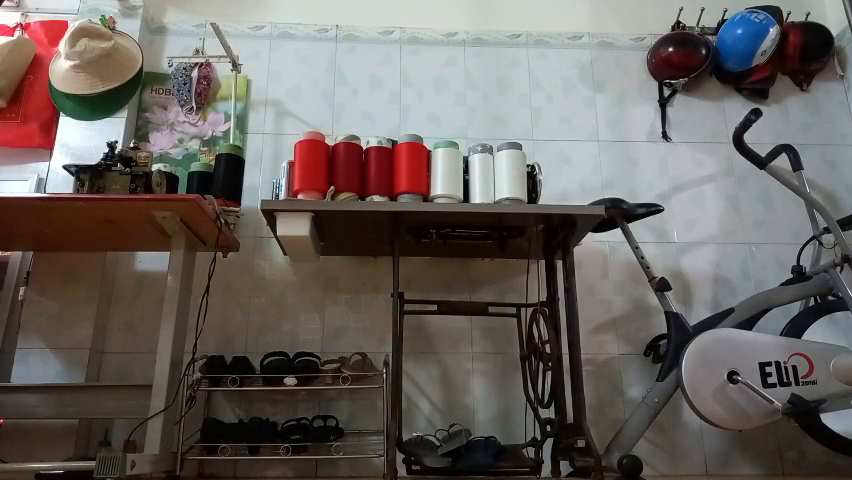
#> input picture frame 74 of Tracking/ball_tracking/ball.mp4, 852 x 480 px
$ python ball_tracking.py
#> lines starting #> are read from the running program, lines starting #| are printed output that depends on the picture; after the words box and inside, x2 and y2 are one past the last pixel; in counts of white or black regions, pixels touching at a corner belong together
# Trương Văn Gia Lân - 19146204
# Trịnh Tuấn Vũ - 19146014 lớp chiều thứ 6
# Liên Hữu Lộc - 19146208
import cv2
import numpy as np
import time
TrDict = {'csrt': cv2.legacy.TrackerCSRT_create,
         'kcf' : cv2.legacy.TrackerKCF_create,
         'boosting' : cv2.legacy.TrackerBoosting_create,
         'mil': cv2.legacy.TrackerMIL_create,
         'tld': cv2.legacy.TrackerTLD_create,
         'medianflow': cv2.legacy.TrackerMedianFlow_create,
         'mosse':cv2.legacy.TrackerMOSSE_create}

trackers = cv2.legacy.MultiTracker_create()

# Green color in BGR
color = (0, 255, 0)
# Line thickness of 9 px
thickness = 2
# Ball count
count = 0

# v = cv2.VideoCapture('ball.mp4')
v = cv2.VideoCapture("ball.mp4")
cTime = 0
pTime = 0
ret, frame = v.read()
#> frame is the input picture: shape (480, 852, 3); mean B, G, R 95.1, 99.2, 105.4
pic_width = np.asarray(frame).shape[1]
#> pic_width = 852
pic_heigth = np.asarray(frame).shape[0]
#> pic_heigth = 480
pic_ratio = 0.2
pic_width_resize = pic_width - pic_width*pic_ratio
#> pic_width_resize = 681.6
pic_height_resize = pic_heigth - pic_heigth*pic_ratio
#> pic_height_resize = 384
frame = cv2.resize(frame,(int(pic_width_resize),int(pic_height_resize)),interpolation = cv2.INTER_AREA)
#> frame: shape (384, 681, 3)


def hsv(frame):
    # frame = cv2.GaussianBlur(frame, (7,7), 0)
    # convert to hsv
    hsv = cv2.cvtColor(frame, cv2.COLOR_BGR2HSV)
    # yellow filter with inRange function
    low_H = 9
    hight_H = 21
    low_S = 110
    hight_S = 245
    low_V = 125
    hight_V = 255
    mask = cv2.inRange(hsv,np.array([low_H, low_S, low_V]),np.array([hight_H,hight_S,hight_V]))

    # Morphological Transformations,Opening and Closing
    kernel = np.ones((5,5),np.uint8)

    mask = cv2.morphologyEx(mask, cv2.MORPH_OPEN, kernel)
    mask = cv2.morphologyEx(mask, cv2.MORPH_CLOSE, kernel)
    return mask

def center_handle(x,y,w,h):
    x1 = int(w/2)
    y1 = int(h/2)
    cx = x + x1
    cy = y + y1
    return cx,cy

def ball_detect(frame):
    # find contours
    contours, hierachy = cv2.findContours(frame,cv2.RETR_EXTERNAL, cv2.CHAIN_APPROX_SIMPLE)
    balls = []
    for i, c in enumerate(contours):
        Area = cv2.contourArea(c)
        if Area > 20 and Area < 10000:
            x,y,w,h = cv2.boundingRect(c)
            balls.append([x,y,w,h])
    return balls


while True:
    ret, frame = v.read()
    frame = cv2.resize(frame,(int(pic_width_resize),int(pic_height_resize)),interpolation = cv2.INTER_AREA)
#> frame: shape (384, 681, 3)
    h,w,_ = frame.shape
#> h = 384; w = 681

    # print(w)
    hsv_1 = hsv(frame)
#> in hsv, `hsv = cv2.cvtColor(frame, cv2.COLOR_BGR2HSV)`: hsv: shape (384, 681, 3); mean H, S, V 52.2, 67.9, 110.3
#> in hsv, `mask = cv2.inRange(hsv,np.array([low_H, low_S, low_V]),np.array([hight..`:
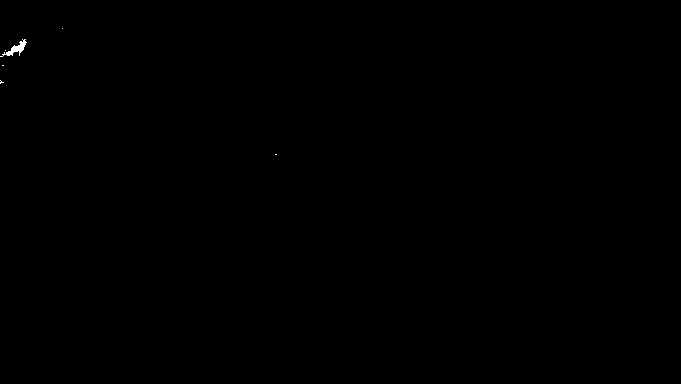
#> mask: shape (384, 681); 0.06% white; 6 white regions (5 under 20 px), largest, box (x1, y1, x2, y2) and area: (0, 39, 27, 57) 154
#> in hsv, `mask = cv2.morphologyEx(mask, cv2.MORPH_OPEN, kernel)`: mask: shape (384, 681); 0.03% white; 1 white region
    balls = ball_detect(hsv_1)
#> in ball_detect, `contours, hierachy = cv2.findContours(frame,cv2.RETR_EXTERNAL, cv2.CHA..`: contours = 1 contour; box (x1, y1, x2, y2) and area: (12, 42, 25, 52) 68
#> the loop in ball_detect, `for i, c in enumerate(contours):` made 1 pass
#> (Area, x, y, w, h) on pass 1: (68, 12, 42, 13, 10)
#> after the loop in ball_detect, `for i, c in enumerate(contours):`: balls = [[12, 42, 13, 10]]
#> balls = [[12, 42, 13, 10]]
    trackers = cv2.legacy.MultiTracker_create()
    cv2.line(frame, (w-100,0), (w-100,h), color, thickness) ##  color  = gr, thickness = 2

    for i in range(len(balls)):
        tracker_i = TrDict['csrt']()
        trackers.add(tracker_i,frame,tuple(balls[i]))
#> this loop made 1 pass
    if not ret:
        break
    (success,boxes) = trackers.update(frame)
#> success = True; boxes = [[12, 42, 13, 10]]
    # print((boxes))

    for i,box in enumerate(boxes):
        (x,y,w,h) = [int(a) for a in box]
        # print((w))
        cv2.rectangle(frame,(x,y),(x+w,y+h),(0,256,0),2)
        center = center_handle(x,y,w,h)
        cv2.circle(frame,center,3,(0,0,255),-1)
        point = []
        point.append(center)
        # print((center))

        for (x,y) in point:
            if x < (600) and x > (590):
                count+=1
            point.remove((x,y))
            cv2.putText(frame,str(count+1),(x+10,y-3),cv2.FONT_HERSHEY_PLAIN,1.5,(255,255,0),2)
#> this loop made 1 pass
#> (w, h, x1 in center_handle, y1 in center_handle, cx in center_handle, cy in center_handle) on pass 1: (13, 10, 6, 5, 18, 47)
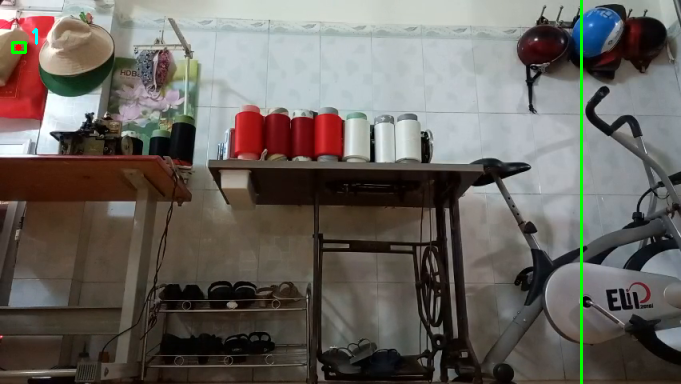
#> frame: shape (384, 681, 3); mean B, G, R 94.5, 100, 104.8
#> after the loop, count = 0


    # SHOW FPS
    cTime = time.time()
    fps = 1/(cTime-pTime)
    pTime = cTime
    cv2.putText(frame,f'FPS: {int(fps)}',(20,70), cv2.FONT_HERSHEY_SIMPLEX,2,(0,255,0),2)
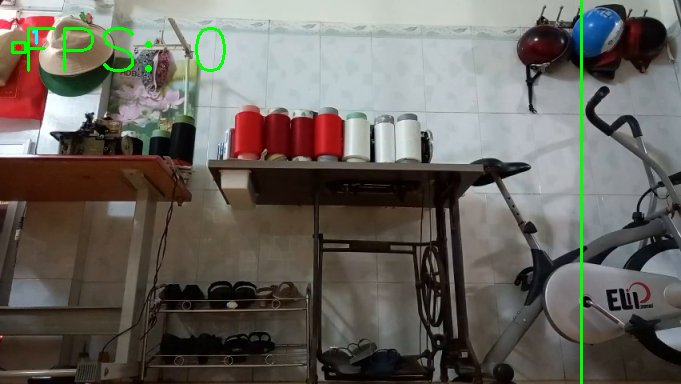
#> frame: shape (384, 681, 3); 0.51% of pixels changed, all inside (x1, y1, x2, y2) = (27, 27, 226, 72)

    # SHOW FRAME
    cv2.imshow('hsv',hsv_1)
    cv2.imshow('Frame',frame)

    key = cv2.waitKey(10)
#> (key Esc is pressed here)
    if key == 27:
        break
v.release()
cv2.destroyAllWindows()

$ run again, starting later in the video
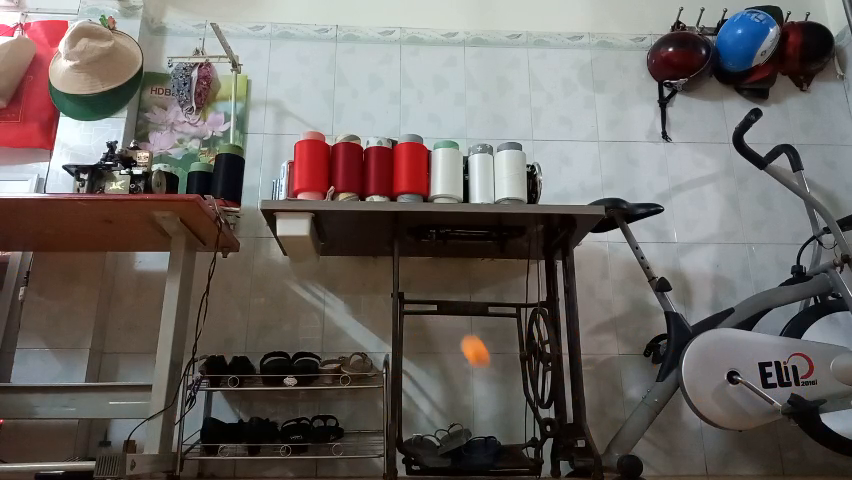
#> input picture frame 337 of Tracking/ball_tracking/ball.mp4, 852 x 480 px
#> frame is the input picture: shape (480, 852, 3); mean B, G, R 100.1, 103.6, 109.2
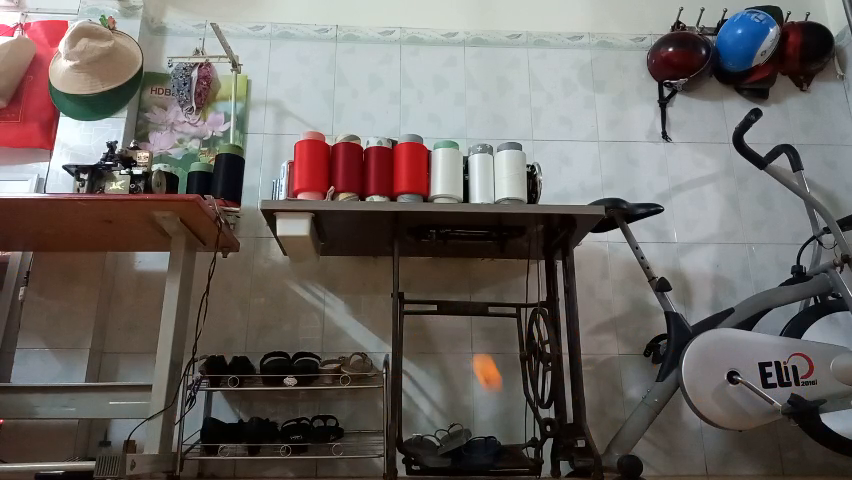
#> input picture frame 338 of Tracking/ball_tracking/ball.mp4, 852 x 480 px
#> frame is the input picture: shape (480, 852, 3); mean B, G, R 100.2, 103.7, 109.4
#> hsv: shape (384, 681, 3); mean H, S, V 56.8, 61.3, 114.4
#> contours = 1 contour; box (x1, y1, x2, y2) and area: (379, 283, 400, 310) 375
#> the loop in ball_detect, `for i, c in enumerate(contours):` made 1 pass
#> (Area, x, y, w, h) on pass 1: (375, 379, 283, 21, 27)
#> after the loop in ball_detect, `for i, c in enumerate(contours):`: balls = [[379, 283, 21, 27]]
#> the loop `for i in range(len(balls)):` made 1 pass
#> success = True; boxes = [[379, 283, 21, 27]]
#> the loop `for i,box in enumerate(boxes):` made 1 pass
#> (w, h, x1 in center_handle, y1 in center_handle, cx in center_handle, cy in center_handle) on pass 1: (21, 27, 10, 13, 389, 296)
#> after the loop `for i,box in enumerate(boxes):`: count = 0
#> `cv2.putText(frame,f'FPS: {int(fps)}',(20,70), cv2.FONT_HERSHEY_SIMPLEX..`:
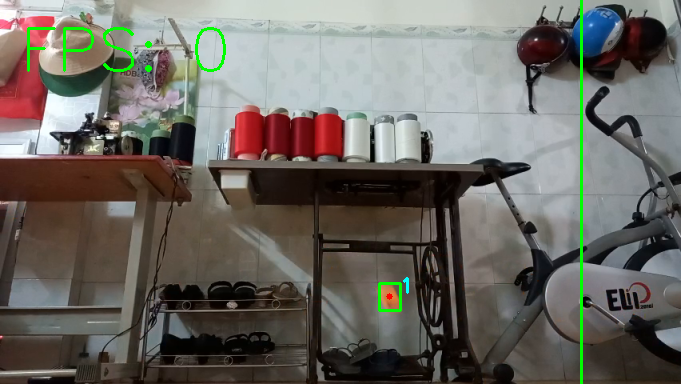
#> frame: shape (384, 681, 3); mean B, G, R 98.9, 105.1, 108

$ run again, starting later in the video
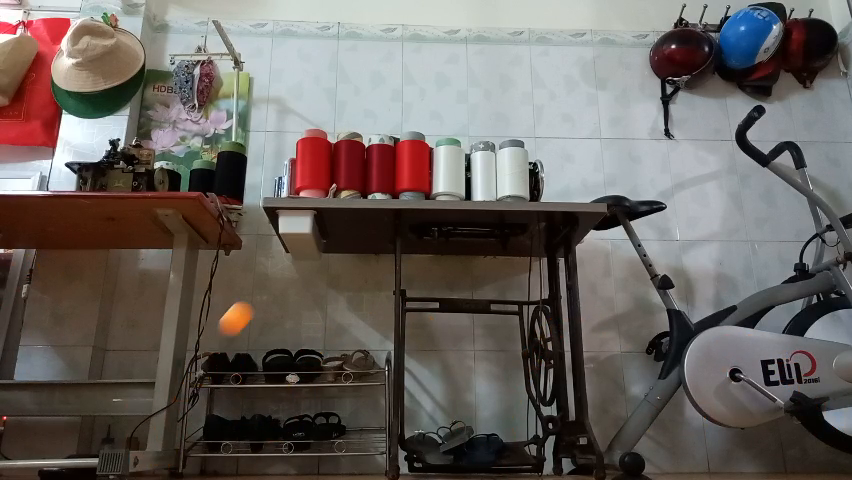
#> input picture frame 599 of Tracking/ball_tracking/ball.mp4, 852 x 480 px
#> frame is the input picture: shape (480, 852, 3); mean B, G, R 95.1, 99.2, 105.7
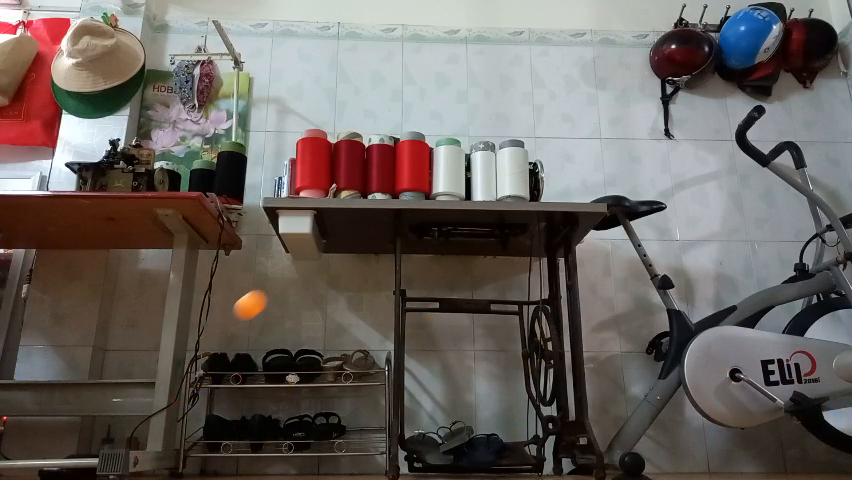
#> input picture frame 600 of Tracking/ball_tracking/ball.mp4, 852 x 480 px
#> frame is the input picture: shape (480, 852, 3); mean B, G, R 95.1, 99.2, 105.7
#> hsv: shape (384, 681, 3); mean H, S, V 52.7, 68.5, 110.7
#> contours = 2 contours; box (x1, y1, x2, y2) and area: (187, 232, 213, 256) 416, (21, 41, 26, 48) 24
#> the loop in ball_detect, `for i, c in enumerate(contours):` made 2 passes
#> (c, Area, x, y, w, h) on pass 2: ([[21, 41], [21, 47], [25, 47], [25, 41]], 24, 21, 41, 5, 7)
#> after the loop in ball_detect, `for i, c in enumerate(contours):`: balls = [[187, 232, 26, 24], [21, 41, 5, 7]]
#> the loop `for i in range(len(balls)):` made 2 passes
#> success = True; boxes = [[187, 232, 26, 24], [21, 41, 5, 7]]
#> the loop `for i,box in enumerate(boxes):` made 2 passes
#> (w, h, x1 in center_handle, y1 in center_handle, cx in center_handle, cy in center_handle) on passes 1 to 2: (26, 24, 13, 12, 200, 244), (5, 7, 2, 3, 23, 44)
#> after the loop `for i,box in enumerate(boxes):`: count = 0
#> `cv2.putText(frame,f'FPS: {int(fps)}',(20,70), cv2.FONT_HERSHEY_SIMPLEX..`:
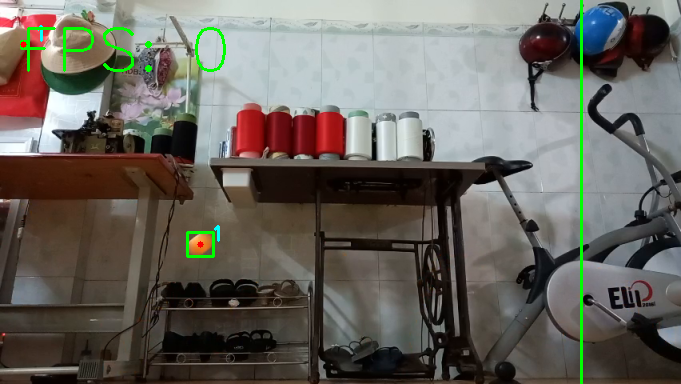
#> frame: shape (384, 681, 3); mean B, G, R 93.9, 100.7, 104.3
